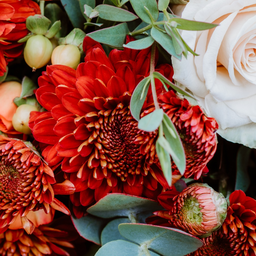
#> input picture FFT_CGH_thesis/flowers_960.png, 256 x 256 px, shrunk from 960 x 960 before the run
$ python FFT_GS_rescale_grayscale.py
#> lines starting #> are read from the running program, lines starting #| are printed output that depends on the picture
# -*- coding: utf-8 -*-
"""
Created on Sun Oct 27 10:45:57 2024

@author: gaosh
"""
from PIL import Image
import numpy as np
import matplotlib.pyplot as plt
from scipy.fft import fft2, fftshift,ifft2,ifftshift
import os
import cv2
import time
from skimage import io, color

start_t=time.time()

os.chdir("C:/Users/Laboratorio/MakeHologram/FFT_CGH_thesis")
filename="flowers_960"
im=plt.imread(f"{filename}.png")[..., :3]
im = color.rgb2gray(im)
#> im: shape (256, 256) float32
height=im.shape[0]
#> height = 256
width=im.shape[1]
#> width = 256

# Define wavelengths (in meters, for rescale)
lambda_r = 0.680e-6  # Red wavelength
lambda_g = 0.532e-6  # Green wavelength (reference)
lambda_b = 0.461e-6  # Blue wavelength
# [41 lines of commented-out code are left out]
im_shift_r=fftshift(im)
#G
im_shift_g=fftshift(im)
#B
im_shift_b=fftshift(im)

# random
rand=np.random.uniform(0, 1, (height, width))
rand_2pi=np.pi*rand
rand_ma=np.max(rand_2pi)
#> rand_ma = 3.14
rand_mi=np.min(rand_2pi)
#> rand_mi = 0.000228
exp_rand=np.exp(1j*rand_2pi)
#R
im_r_rand=exp_rand*im_shift_r

im_g_rand=exp_rand*im_shift_g

im_b_rand=exp_rand*im_shift_b

current_field_r = fftshift(fft2(im_r_rand ))
current_field_g =fftshift(fft2(im_g_rand))
current_field_b =fftshift(fft2(im_b_rand))
iterations=50
for i in range(iterations):

    # Inverse Fourier Transform to initial plane
    current_field_r_i = ifft2(ifftshift(np.exp(1j * np.angle(current_field_r))))
    current_field_g_i = ifft2(ifftshift(np.exp(1j * np.angle(current_field_g))))
    current_field_b_i = ifft2(ifftshift(np.exp(1j * np.angle(current_field_b))))

    current_field_r_n =im_shift_r*np.exp(1j * np.angle(current_field_r_i))#*exp_rand
    current_field_g_n =im_shift_g*np.exp(1j * np.angle(current_field_g_i))#*exp_rand
    current_field_b_n =im_shift_b*np.exp(1j * np.angle(current_field_b_i))#*exp_rand

    # Forward Fourier Transform to the target plane
    current_field_r = fftshift(fft2(current_field_r_n ))
    current_field_g = fftshift(fft2(current_field_g_n ))
    current_field_b = fftshift(fft2(current_field_b_n ))

# [37 lines of commented-out code are left out]
optimized_phase_r = np.angle(current_field_r)
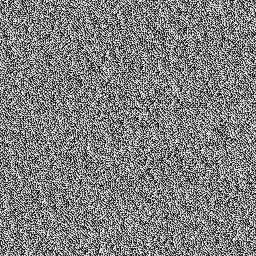
#> optimized_phase_r: shape (256, 256) float64; min -3.14, max 3.14, mean 0.00393; drawn with min black and max white
phase_rr_modi=(optimized_phase_r/np.pi+1)*(255/2)
# phase_rr_modi_mod=np.mod(phase_rr_modi,255)

optimized_phase_g = np.angle(current_field_g)
phase_gr_modi=(optimized_phase_g/np.pi+1)*(255/2)
# phase_gr_modi_mod=np.mod(phase_gr_modi,255)

optimized_phase_b = np.angle(current_field_b)
phase_br_modi=(optimized_phase_b/np.pi+1)*(255/2)
# phase_br_modi_mod=np.mod(phase_br_modi,255)

"""Lens"""
lambda_r = 0.633e-6  # Red wavelength
lambda_g = 0.532e-6  # Green wavelength (reference)
lambda_b = 0.450e-6
arr_r=np.zeros((height, width))
arr_g=np.zeros((height, width))
arr_b=np.zeros((height, width))
pixel_size=4.5e-6#4.5e-6
f=-2 # meters
center_h=height//2
#> center_h = 128
center_w=width//2
#> center_w = 128
"""RGB lens"""
for i in range(height):
    for j in range(width):
        r = pixel_size * np.sqrt((i - center_h)**2 + (j - center_w)**2)
        arr_r[i, j] =  r**2 / (f * lambda_r) #np.pi *
        arr_g[i, j] =  r**2 / (f * lambda_g)
        arr_b[i, j] =  r**2 / (f * lambda_b)
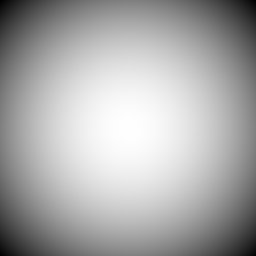
#> arr_b: shape (256, 256) float64; min -0.737, max 0, mean -0.246; drawn with min black and max white
"""mod into 0-2"""
arr_r_mod=np.mod(arr_r,2)
arr_g_mod=np.mod(arr_g,2)
arr_b_mod=np.mod(arr_b,2)

"""Map phase to gray level for diff laser"""
arr_r_modified=arr_r_mod*(255/1.85)
arr_g_modified=arr_g_mod*(255/2.63)
arr_b_modified=arr_b_mod*(255/3.55)
# Create a new array for the new image with the same shape as the original

# Assuming phase_rr_modi and arr_r_modified are already defined and have matching shapes
im_modify_r = np.zeros_like(im, shape=(im.shape[0], im.shape[1],3))
im_modify_g = np.zeros_like(im, shape=(im.shape[0], im.shape[1],3))
im_modify_b = np.zeros_like(im, shape=(im.shape[0], im.shape[1],3))

# Fill each channel with respective modifications
im_modify_r[:,:,0] = phase_rr_modi + arr_r_modified
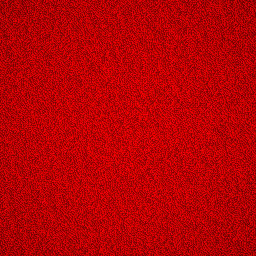
#> im_modify_r: shape (256, 256, 3) float32; mean of channels 0, 1, 2 379.3, 0, 0; drawn with min black and max white
im_modify_g[:,:,1]= phase_gr_modi + arr_g_modified
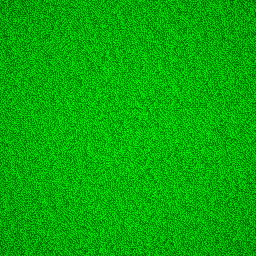
#> im_modify_g: shape (256, 256, 3) float32; mean of channels 0, 1, 2 0, 301.4, 0; drawn with min black and max white
im_modify_b[:,:,2] = phase_br_modi + arr_b_modified
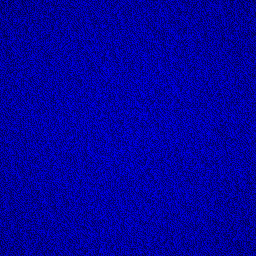
#> im_modify_b: shape (256, 256, 3) float32; mean of channels 0, 1, 2 0, 0, 253.7; drawn with min black and max white

im_modify_noL = np.zeros_like(im,shape=(im.shape[0], im.shape[1], 3))
im_modify_noL[:,:,0] = phase_rr_modi
im_modify_noL[:,:,1] = phase_gr_modi
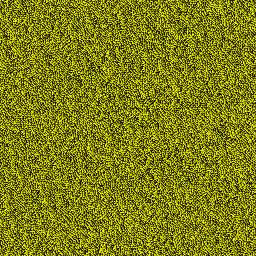
#> im_modify_noL: shape (256, 256, 3) float32; mean of channels 0, 1, 2 127.7, 127.7, 0; drawn as R, G, B
im_modify_noL[:,:,2] = phase_br_modi

im_modify_c = np.zeros_like(im, shape=(im.shape[0], im.shape[1],3))
im_modify_c[:,:,0] = phase_rr_modi+arr_r_modified
im_modify_c[:,:,1] = phase_gr_modi+arr_g_modified
im_modify_c[:,:,2] = phase_br_modi+arr_b_modified
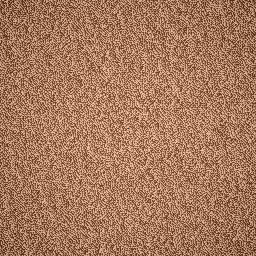
#> im_modify_c: shape (256, 256, 3) float32; mean of channels 0, 1, 2 379.3, 301.4, 253.7; drawn with min black and max white

def crop(im_modify,name):
    # y_offset=center_h-1080//2
#> called with name = 'nL'
    im_cropped=im_modify#[y_offset:y_offset+1080,:]
    im_cropped = im_cropped.astype(np.uint8)
    im_modi = Image.fromarray(im_cropped)
    im_modi.save(f"{filename}_G_GS_{iterations}_{name}.png")
# [4 lines of commented-out code are left out]
C_noL=crop(im_modify_noL, "nL")
# Save each channel separately
# red_channel.save(f"{filename}_GS_{iterations}_lens_NoCo_HA_r.png")
# green_channel.save(f"{filename}_GS_{iterations}_lens_NoCo_HA_g.png")
# blue_channel.save(f"{filename}_GS_{iterations}_lens_NoCo_HA_b.png")
end_t=time.time()
print(f"Time consuming {end_t-start_t}s, iteration {iterations}")

$ run again, with FFT_CGH_thesis/whiteRing_rescaled_noN_lens.png copied over FFT_CGH_thesis/flowers_960.png
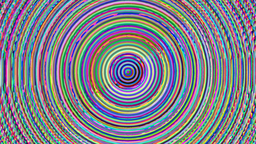
#> input picture FFT_CGH_thesis/whiteRing_rescaled_noN_lens.png, 256 x 144 px, shrunk from 1920 x 1080 before the run
#> im is the input picture: shape (144, 256, 3) float32; mean R, G, B 0.502, 0.507, 0.541
#> im: shape (144, 256) float32
#> after the loop `for i in range(height):`:
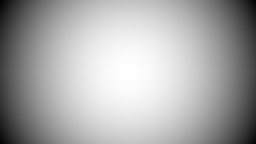
#> arr_b: shape (144, 256) float64; min -0.485, max 0, mean -0.162; drawn with min black and max white
#> `im_modify_c[:,:,2] = phase_br_modi+arr_b_modified`:
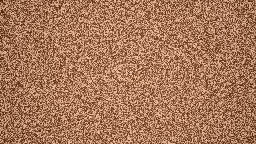
#> im_modify_c: shape (144, 256, 3) float32; mean of channels 0, 1, 2 387.5, 308.3, 259.7; drawn with min black and max white
